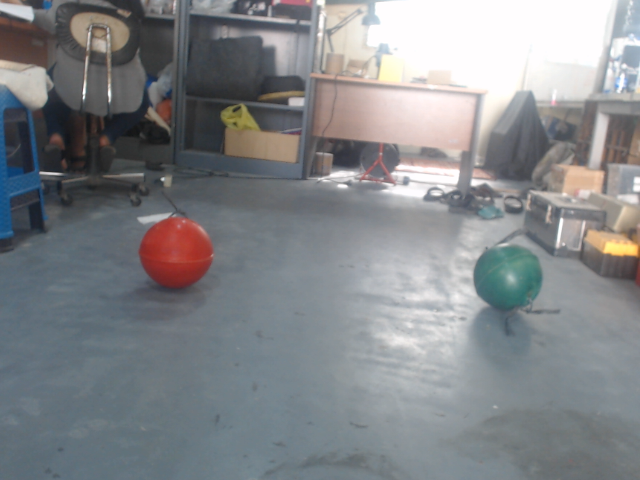
#> input picture img3.jpg, 640 x 480 px, given in place of the camera
$ python kalibrasiTarget.py
#> lines starting #> are read from the running program, lines starting #| are printed output that depends on the picture; after the words box and inside, x2 and y2 are one past the last pixel; in counts of white or black regions, pixels touching at a corner belong together
import cv2
import numpy as np

# Inisialisasi video capture
vid = cv2.VideoCapture(0)
prevCir = None
shoot = 15
scaling = 1
dist = lambda x1, y1, x2, y2: (x1 - x2) ** 2 + (y1 - y2) ** 2  # Fungsi lambda untuk menghitung jarak

# Fungsi untuk mengubah ukuran frame
def rescale(frame, scale=0.75):
    width = int(frame.shape[1] * scale)
    height = int(frame.shape[0] * scale)
    dimensions = (width, height)
    return cv2.resize(frame, dimensions, interpolation=cv2.INTER_AREA)

# Rentang warna untuk deteksi objek
lower = np.array([103, 103, 195])
upper = np.array([111, 255, 255])

while True:
    ret, frame = vid.read()
#> frame is the input picture: shape (480, 640, 3); mean B, G, R 137.2, 134.1, 131.5
    if not ret:
        break

    frame = rescale(frame, scaling)

    # Proses deteksi objek
    blur = cv2.GaussianBlur(frame, (21, 21), 0)
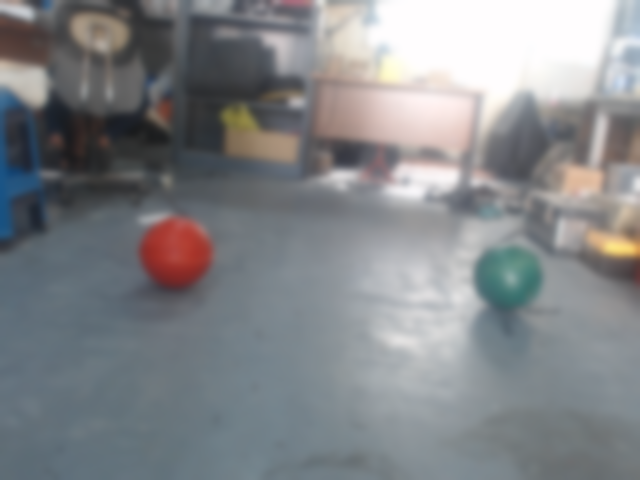
#> blur: shape (480, 640, 3); mean B, G, R 137.2, 134.1, 131.5
    hsv = cv2.cvtColor(frame, cv2.COLOR_BGR2HSV)
#> hsv: shape (480, 640, 3); mean H, S, V 92, 30.9, 142.2
    mask = cv2.inRange(hsv, lower, upper)
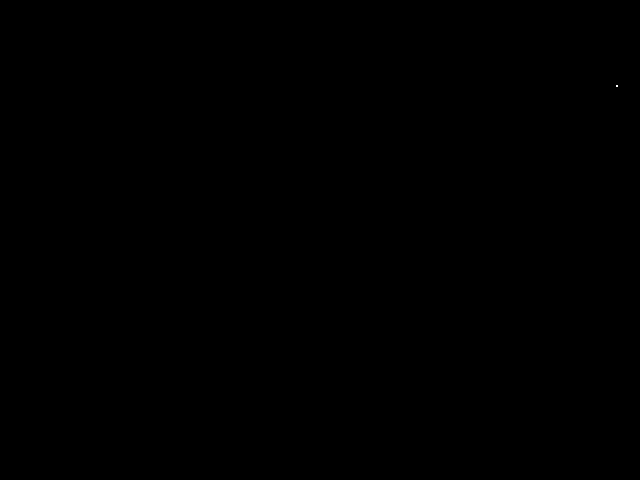
#> mask: shape (480, 640); 0% white in thin lines or dots, all inside (x1, y1, x2, y2) = (616, 85, 618, 87)

    circles = cv2.HoughCircles(mask, cv2.HOUGH_GRADIENT, 1.2, 500,
                               param1=100, param2=20, minRadius=75, maxRadius=300)
#> circles = None

    # Garis dan lingkaran panduan
    cv2.line(frame, (0, frame.shape[0] // 2), (frame.shape[1], frame.shape[0] // 2), (0, 0, 0), thickness=2)
    cv2.line(frame, (frame.shape[1] // 2, 0), (frame.shape[1] // 2, frame.shape[0]), (0, 0, 0), thickness=2)
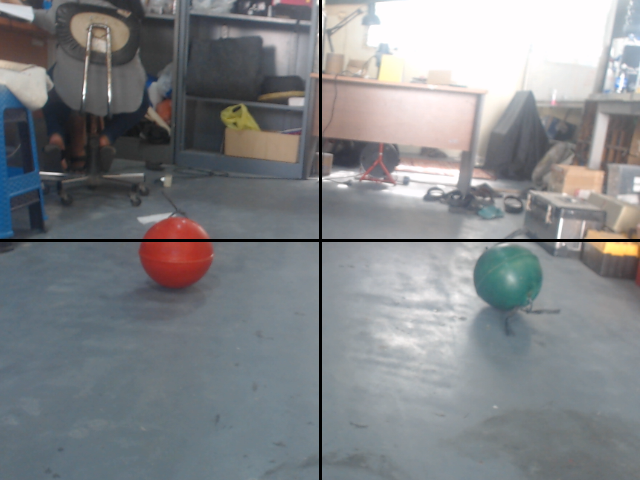
#> frame: shape (480, 640, 3); mean B, G, R 135.7, 132.6, 130

    if circles is not None:
        circles = np.uint16(np.around(circles))
        chosen = None
        for i in circles[0, :]:
            if chosen is None:
                chosen = i
            if prevCir is not None:
                if dist(chosen[0], chosen[1], prevCir[0], prevCir[1]) <= dist(i[0], i[1], prevCir[0], prevCir[1]):
                    chosen = i
        cv2.circle(frame, (chosen[0], chosen[1]), 1, (0, 255, 0), 3)
        cv2.circle(frame, (chosen[0], chosen[1]), chosen[2], (0, 0, 255), 3)

        # Menulis radius lingkaran yang dipilih di layar
        radius_text = f"Radius: {chosen[2]}"
        cv2.putText(frame, radius_text, (chosen[0] - 50, chosen[1] - 10), cv2.FONT_HERSHEY_SIMPLEX, 0.6, (0, 255, 0), 2)
        prevCir = chosen

     # Kontrol gerakan berdasarkan posisi lingkaran yang terdeteksi
        if chosen[2] > 90 and chosen[2]< 120:
            if chosen[0] > frame.shape[1] // 2 - shoot and chosen[0] < frame.shape[1] // 2 + shoot and chosen[1] > frame.shape[0] // 2 - shoot and chosen[1] < frame.shape[0] // 2 + shoot:
                print("Tembakkkkkkk")
            if chosen[0] < frame.shape[1] // 2 - shoot:
                print("Kiri")
            elif chosen[0] > frame.shape[1] // 2 + shoot:
                print("Kanan")
            if chosen[1] < frame.shape[0] // 2 - shoot:
                print("Naik")
            elif chosen[1] > frame.shape[0] // 2 + shoot:
                print("Turun")
        elif chosen[2] > 120:
            print("maju")

        else :
            print("Mundur")

    cv2.imshow("frame", frame)
    # cv2.imshow("mask", mask)

    if cv2.waitKey(1) & 0xFF == ord('q'):
#> (key q is pressed here)
        break

vid.release()
cv2.destroyAllWindows()

$ run again, on target.jpg
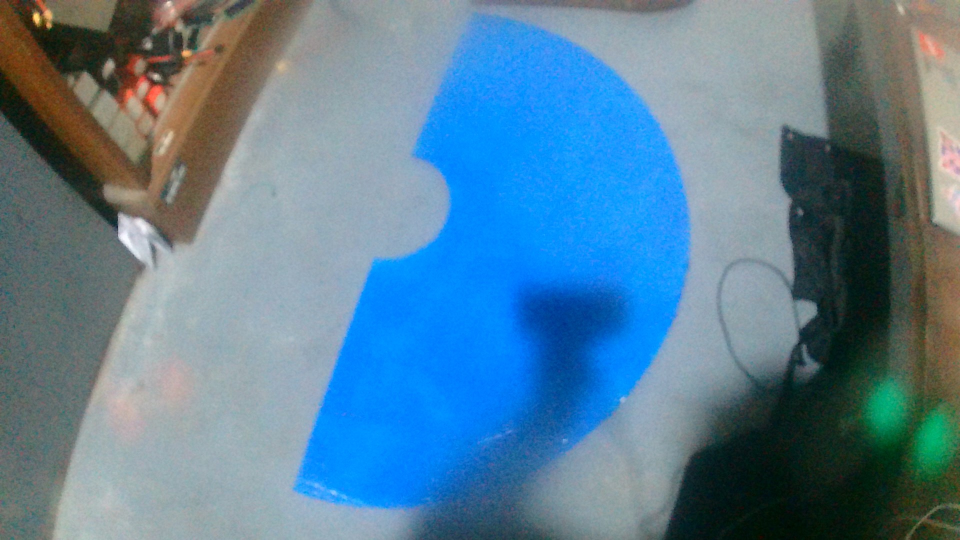
#> input picture target.jpg, 1920 x 1080 px, given in place of the camera (shown at 1/2 size)
#> frame is the input picture: shape (1080, 1920, 3); mean B, G, R 150.8, 127, 90
#> hsv: shape (1080, 1920, 3); mean H, S, V 84.1, 109.4, 158.7
#> `mask = cv2.inRange(hsv, lower, upper)`:
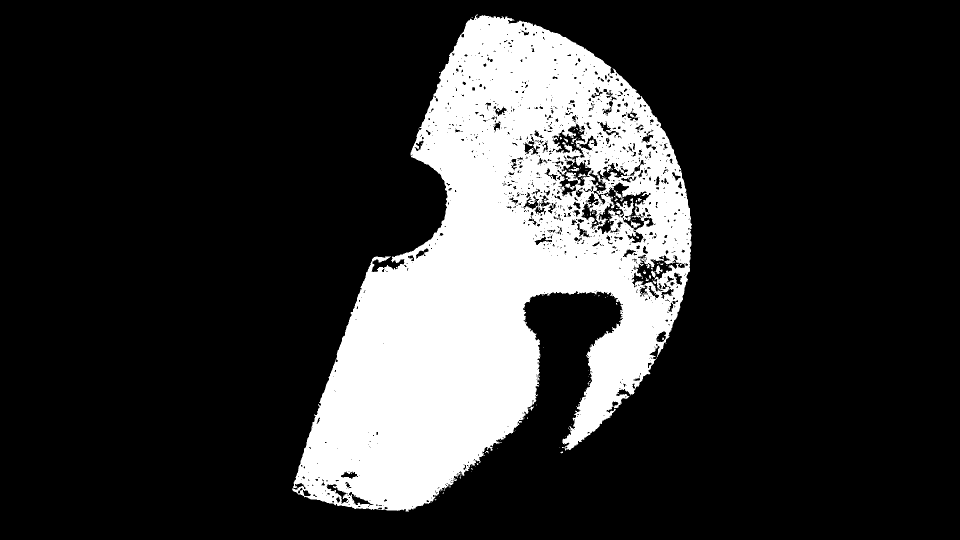
#> mask: shape (1080, 1920) (shown at 1/2 size); 19.7% white; 142 white regions (126 under 20 px), largest, box (x1, y1, x2, y2) and area: (584, 29, 1384, 1023) 407272, (1262, 441, 1281, 456) 128, (1312, 531, 1326, 548) 120
#> `circles = cv2.HoughCircles(mask, cv2.HOUGH_GRADIENT, 1.2, 500, param1=..`: circles = [[1062.6, 597, 275.5], [1475.4, 292.2, 299.3], [990.6, 94.2, 274.2], [612.6, 864.6, 112]]
#> `circles = np.uint16(np.around(circles))`: circles = [[1063, 597, 276], [1475, 292, 299], [991, 94, 274], [613, 865, 112]]
#> the loop `for i in circles[0, :]:` made 4 passes
#> `cv2.circle(frame, (chosen[0], chosen[1]), chosen[2], (0, 0, 255), 3)`:
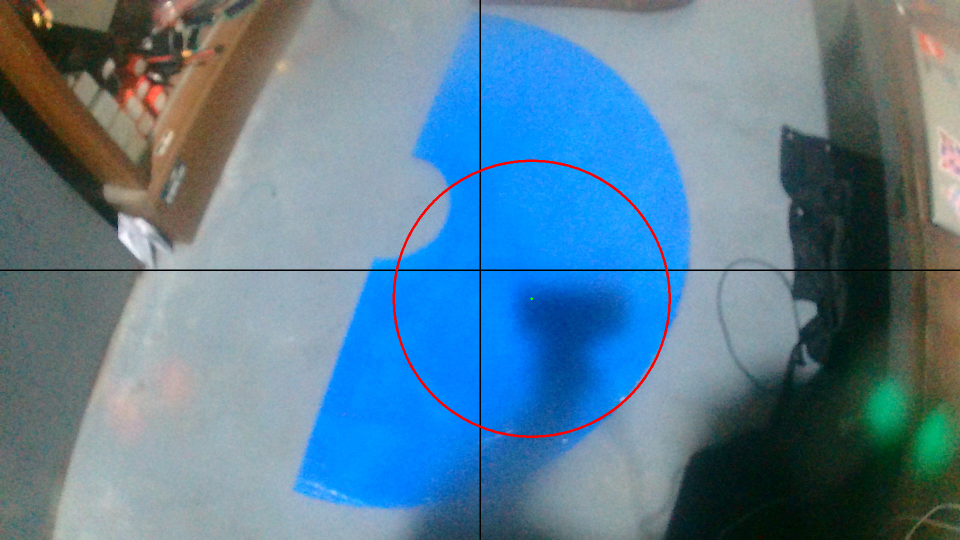
#> frame: shape (1080, 1920, 3) (shown at 1/2 size); mean B, G, R 149, 125.8, 90.7
#> radius_text = 'Radius: 276'
#> prevCir = [1063, 597, 276]
